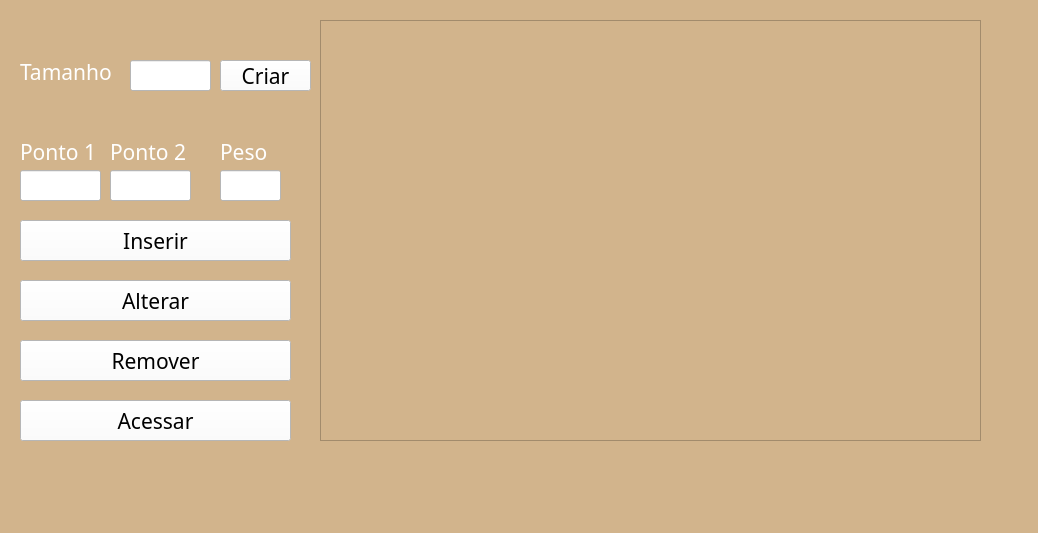
<?xml version="1.0" encoding="UTF-8"?>
<ui version="4.0">
 <class>MainWindow</class>
 <widget class="QMainWindow" name="MainWindow">
  <property name="geometry">
   <rect>
    <x>0</x>
    <y>0</y>
    <width>1038</width>
    <height>533</height>
   </rect>
  </property>
  <property name="windowTitle">
   <string>MainWindow</string>
  </property>
  <property name="styleSheet">
   <string notr="true">background-color:#D2B48C; </string>
  </property>
  <widget class="QWidget" name="centralwidget">
   <widget class="QPushButton" name="pushButtonUpdate">
    <property name="geometry">
     <rect>
      <x>20</x>
      <y>280</y>
      <width>271</width>
      <height>41</height>
     </rect>
    </property>
    <property name="font">
     <font>
      <family>Sitka</family>
      <pointsize>16</pointsize>
     </font>
    </property>
    <property name="styleSheet">
     <string notr="true">background-color: #FFFFFF;</string>
    </property>
    <property name="text">
     <string>Alterar</string>
    </property>
   </widget>
   <widget class="QGraphicsView" name="graphicsView">
    <property name="geometry">
     <rect>
      <x>320</x>
      <y>20</y>
      <width>661</width>
      <height>421</height>
     </rect>
    </property>
   </widget>
   <widget class="QPushButton" name="pushButtonAccess">
    <property name="geometry">
     <rect>
      <x>20</x>
      <y>400</y>
      <width>271</width>
      <height>41</height>
     </rect>
    </property>
    <property name="font">
     <font>
      <family>Sitka</family>
      <pointsize>16</pointsize>
     </font>
    </property>
    <property name="styleSheet">
     <string notr="true">background-color: #FFFFFF;</string>
    </property>
    <property name="text">
     <string>Acessar</string>
    </property>
   </widget>
   <widget class="QLabel" name="label_3">
    <property name="geometry">
     <rect>
      <x>110</x>
      <y>140</y>
      <width>81</width>
      <height>24</height>
     </rect>
    </property>
    <property name="font">
     <font>
      <family>Sitka</family>
      <pointsize>16</pointsize>
     </font>
    </property>
    <property name="styleSheet">
     <string notr="true">color: #FFFFFF;</string>
    </property>
    <property name="text">
     <string>Ponto 2</string>
    </property>
   </widget>
   <widget class="QLineEdit" name="lineEditPosition1">
    <property name="geometry">
     <rect>
      <x>20</x>
      <y>170</y>
      <width>81</width>
      <height>31</height>
     </rect>
    </property>
    <property name="font">
     <font>
      <family>Source Code Pro</family>
      <pointsize>16</pointsize>
      <bold>false</bold>
     </font>
    </property>
    <property name="styleSheet">
     <string notr="true">background-color: #FFFFFF;</string>
    </property>
   </widget>
   <widget class="QLabel" name="label_2">
    <property name="geometry">
     <rect>
      <x>20</x>
      <y>140</y>
      <width>81</width>
      <height>24</height>
     </rect>
    </property>
    <property name="font">
     <font>
      <family>Sitka</family>
      <pointsize>16</pointsize>
     </font>
    </property>
    <property name="styleSheet">
     <string notr="true">color: #FFFFFF;</string>
    </property>
    <property name="text">
     <string>Ponto 1</string>
    </property>
   </widget>
   <widget class="QLineEdit" name="lineEditWeight">
    <property name="geometry">
     <rect>
      <x>220</x>
      <y>170</y>
      <width>61</width>
      <height>31</height>
     </rect>
    </property>
    <property name="font">
     <font>
      <family>Source Code Pro</family>
      <pointsize>16</pointsize>
     </font>
    </property>
    <property name="styleSheet">
     <string notr="true">background-color: #FFFFFF;</string>
    </property>
   </widget>
   <widget class="QPushButton" name="pushButtonInsert">
    <property name="geometry">
     <rect>
      <x>20</x>
      <y>220</y>
      <width>271</width>
      <height>41</height>
     </rect>
    </property>
    <property name="font">
     <font>
      <family>Sitka</family>
      <pointsize>16</pointsize>
     </font>
    </property>
    <property name="styleSheet">
     <string notr="true">background-color: #FFFFFF;</string>
    </property>
    <property name="text">
     <string>Inserir</string>
    </property>
   </widget>
   <widget class="QLabel" name="label_4">
    <property name="geometry">
     <rect>
      <x>220</x>
      <y>140</y>
      <width>61</width>
      <height>24</height>
     </rect>
    </property>
    <property name="font">
     <font>
      <family>Sitka</family>
      <pointsize>16</pointsize>
     </font>
    </property>
    <property name="styleSheet">
     <string notr="true">color: #FFFFFF;</string>
    </property>
    <property name="text">
     <string>Peso</string>
    </property>
   </widget>
   <widget class="QLineEdit" name="lineEditPosition2">
    <property name="geometry">
     <rect>
      <x>110</x>
      <y>170</y>
      <width>81</width>
      <height>31</height>
     </rect>
    </property>
    <property name="font">
     <font>
      <family>Source Code Pro</family>
      <pointsize>16</pointsize>
     </font>
    </property>
    <property name="styleSheet">
     <string notr="true">background-color: #FFFFFF;</string>
    </property>
   </widget>
   <widget class="QPushButton" name="pushButtonRemove">
    <property name="geometry">
     <rect>
      <x>20</x>
      <y>340</y>
      <width>271</width>
      <height>41</height>
     </rect>
    </property>
    <property name="font">
     <font>
      <family>Sitka</family>
      <pointsize>16</pointsize>
     </font>
    </property>
    <property name="styleSheet">
     <string notr="true">background-color: #FFFFFF;</string>
    </property>
    <property name="text">
     <string>Remover</string>
    </property>
   </widget>
   <widget class="QLabel" name="label">
    <property name="geometry">
     <rect>
      <x>20</x>
      <y>60</y>
      <width>101</width>
      <height>24</height>
     </rect>
    </property>
    <property name="font">
     <font>
      <family>Sitka</family>
      <pointsize>16</pointsize>
     </font>
    </property>
    <property name="styleSheet">
     <string notr="true">color: #FFFFFF;</string>
    </property>
    <property name="text">
     <string>Tamanho</string>
    </property>
   </widget>
   <widget class="QLineEdit" name="lineEditSize">
    <property name="geometry">
     <rect>
      <x>130</x>
      <y>60</y>
      <width>81</width>
      <height>31</height>
     </rect>
    </property>
    <property name="font">
     <font>
      <family>Source Code Pro</family>
      <pointsize>16</pointsize>
     </font>
    </property>
    <property name="styleSheet">
     <string notr="true">background-color: #FFFFFF;</string>
    </property>
   </widget>
   <widget class="QPushButton" name="pushButtonCreate">
    <property name="geometry">
     <rect>
      <x>220</x>
      <y>60</y>
      <width>91</width>
      <height>31</height>
     </rect>
    </property>
    <property name="font">
     <font>
      <family>Sitka</family>
      <pointsize>16</pointsize>
     </font>
    </property>
    <property name="styleSheet">
     <string notr="true">background-color: #FFFFFF;</string>
    </property>
    <property name="text">
     <string>Criar</string>
    </property>
   </widget>
  </widget>
  <widget class="QMenuBar" name="menubar">
   <property name="geometry">
    <rect>
     <x>0</x>
     <y>0</y>
     <width>1038</width>
     <height>21</height>
    </rect>
   </property>
  </widget>
  <widget class="QStatusBar" name="statusbar"/>
 </widget>
 <resources/>
 <connections/>
</ui>
